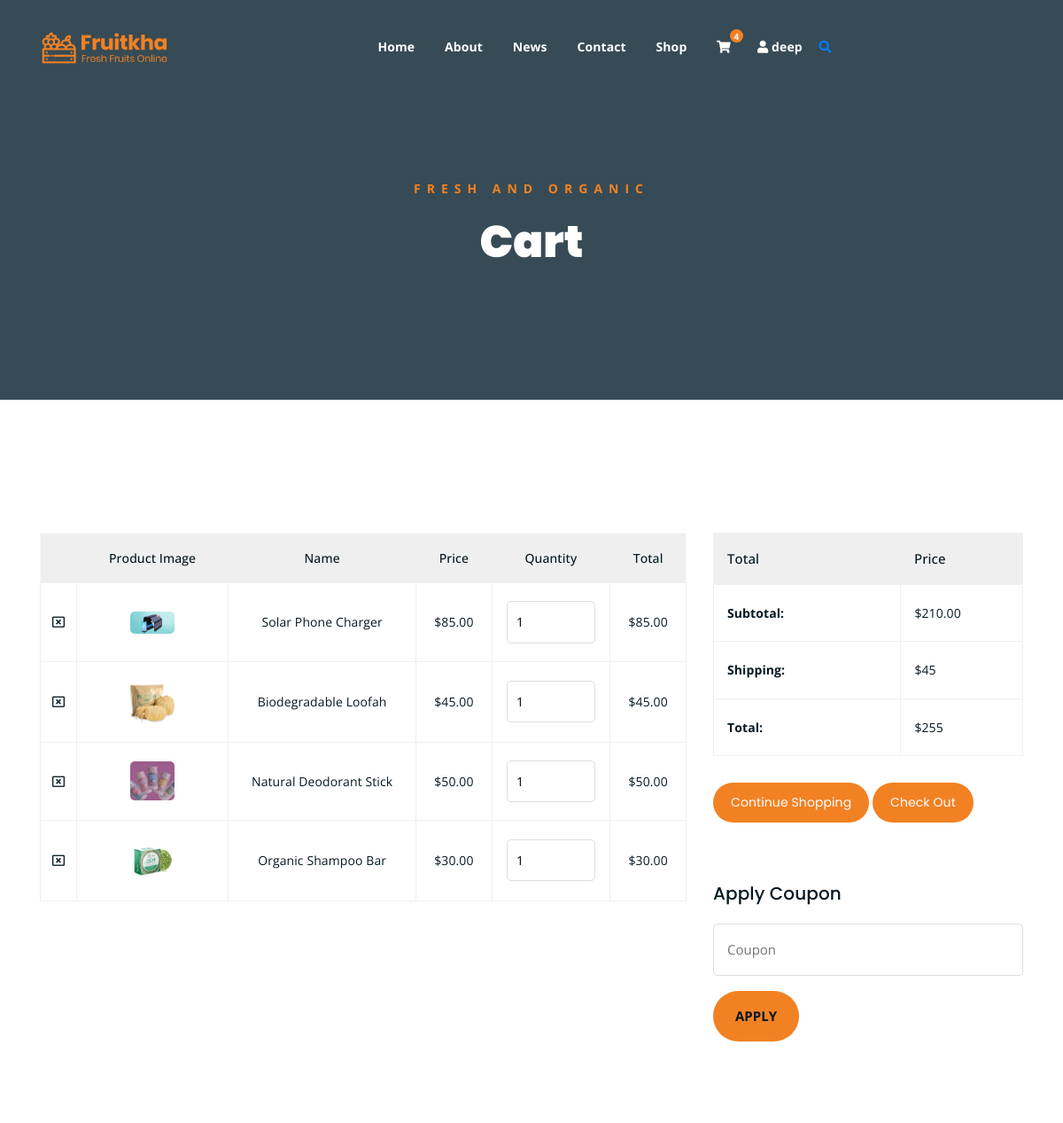
Before: /cart/ (signed in, upper part) with the older database file.
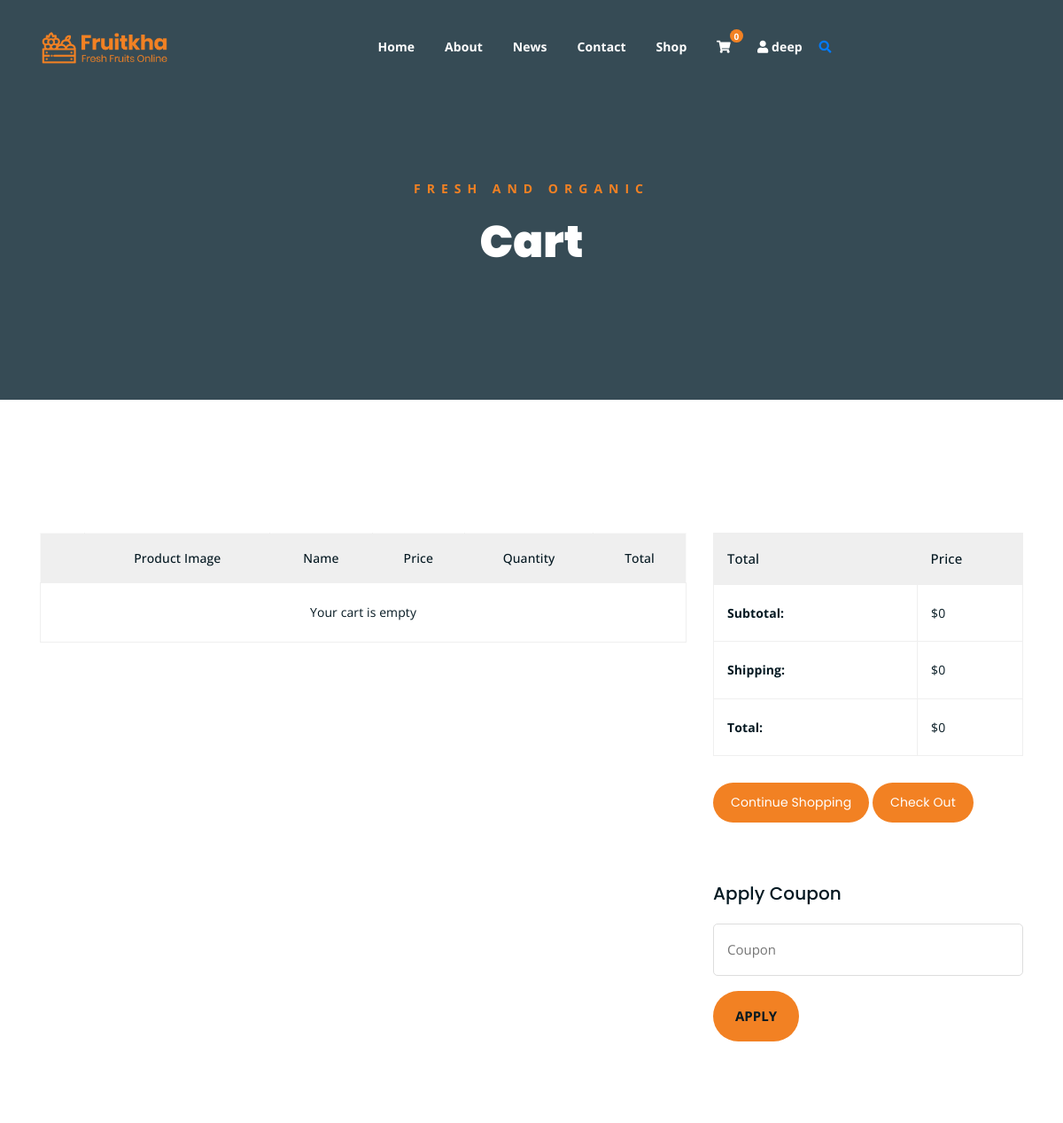
After: the same page with the newer database file.
### app1/models.py (models this page shows, shortened)
class User(AbstractBaseUser, PermissionsMixin):
    email = models.EmailField(_('email address'), unique=True)
    username = models.CharField(_('username'), max_length=30, unique=True)
    first_name = models.CharField(_('first name'), max_length=30)
    last_name = models.CharField(_('last name'), max_length=30)
    date_joined = models.DateTimeField(_('date joined'), default=timezone.now)
    is_active = models.BooleanField(_('active'), default=True)
    is_staff = models.BooleanField(_('staff status'), default=False)
    bio = models.TextField(_('bio'), max_length=500, blank=True)
    profile_picture = models.ImageField(
        _('profile picture'),
        upload_to='profile_pics/',
        blank=True,
        null=True
    )
    groups = models.ManyToManyField(
        'auth.Group',
        verbose_name=_('groups'),
        blank=True,
        help_text=_(
            'The groups this user belongs to. A user will get all permissions '
            'granted to each of their groups.'
        ),
        related_name="custom_user_set",  # Changed to unique name
        related_query_name="custom_user",
    )
    user_permissions = models.ManyToManyField(
        'auth.Permission',
        verbose_name=_('user permissions'),
        blank=True,
        help_text=_('Specific permissions for this user.'),
        related_name="custom_user_permissions_set",  # Changed to unique name
        related_query_name="custom_user_permissions",
    )
    objects = UserManager()
    USERNAME_FIELD = 'email'
    REQUIRED_FIELDS = ['username', 'first_name', 'last_name']
    class Meta:
        verbose_name = _('user')
        verbose_name_plural = _('users')
    @property
    def cart(self):
        cart, created = Cart.objects.get_or_create(user=self)
        return cart

class Cart(models.Model):
    user = models.ForeignKey(settings.AUTH_USER_MODEL, on_delete=models.CASCADE)
    created_at = models.DateTimeField(auto_now_add=True)
    updated_at = models.DateTimeField(auto_now=True)
    @property
    def total_price(self):
        return sum(item.total_price for item in self.items.all())

class CartItem(models.Model):
    cart = models.ForeignKey(Cart, related_name='items', on_delete=models.CASCADE)
    product = models.ForeignKey('Product', on_delete=models.CASCADE)
    quantity = models.PositiveIntegerField(default=1)
    price = models.DecimalField(max_digits=10, decimal_places=2)
    @property
    def total_price(self):
        return Decimal(self.price) * Decimal(self.quantity)

class Product(models.Model):
    CATEGORY_CHOICES = [
        ('Organic Food', 'Organic Food'),
        ('Household Items', 'Household Items'),
        ('Reusable Products', 'Reusable Products'),
        ('Eco Personal Care', 'Eco Personal Care'),
        ('Green Gadgets', 'Green Gadgets'),
        ('other', 'Other'),
    ]
    name = models.CharField(max_length=100)
    description = models.TextField()
    price = models.DecimalField(max_digits=10, decimal_places=2)
    category = models.CharField(max_length=30, choices=CATEGORY_CHOICES)
    image = models.ImageField(upload_to='products/')
    created_at = models.DateTimeField(auto_now_add=True)
    updated_at = models.DateTimeField(auto_now=True)
    class Meta:
        ordering = ['-created_at']

### app1/views.py (the view)
# urls.py: path('cart/', views.cart, name='cart'),
@login_required
def cart(request):
    cart, created = Cart.objects.get_or_create(user=request.user)
    return render(request, 'cart.html', {'cart': cart})

### app1/context_processors.py (called while the page is built)
def cart_count(request):
    if request.user.is_authenticated:
        cart, created = Cart.objects.get_or_create(user=request.user)
        return {'cart_count': cart.items.count()}
    return {'cart_count': 0}

### app1/static/templates/cart.html (shortened to what the changed rows need)
{% extends 'base.html' %}
{% load static %}
{% block content %}
<div class="breadcrumb-section breadcrumb-bg">
    <div class="container">
        <div class="row">
            <div class="col-lg-8 offset-lg-2 text-center">
                <div class="breadcrumb-text">
                    <h1>Cart</h1>
                </div>
            </div>
        </div>
    </div>
</div>
<div class="cart-section mt-150 mb-150">
    <div class="container">
        <div class="row">
            <div class="col-lg-8 col-md-12">
                <div class="cart-table-wrap">
                    <table class="cart-table">
                        <thead class="cart-table-head">
                            <tr class="table-head-row">
                                <th class="product-remove"></th>
                                <th class="product-image">Product Image</th>
                                <th class="product-name">Name</th>
                                <th class="product-price">Price</th>
                                <th class="product-quantity">Quantity</th>
                                <th class="product-total">Total</th>
                            </tr>
                        </thead>
                        <tbody>
                            {% for item in cart.items.all %}
                            <tr class="table-body-row">
                                <td class="product-remove">
                                    <a href="{% url 'remove_from_cart' item.id %}">
                                        <i class="far fa-window-close"></i>
                                    </a>
                                </td>
                                <td class="product-image">
                                    <img src="{{ item.product.image.url }}" alt="{{ item.product.name }}">
                                </td>
                                <td class="product-name">{{ item.product.name }}</td>
                                <td class="product-price">${{ item.price }}</td>
                                <td class="product-quantity">
                                    <form method="post" action="{% url 'update_cart' item.id %}">
                                        <input type="number" name="quantity" value="{{ item.quantity }}" min="1">
                                    </form>
                                </td>
                                <td class="product-total">${{ item.total_price }}</td>
                            </tr>
                            {% empty %}
                            <tr>
                                <td colspan="6" class="text-center">Your cart is empty</td>
                            </tr>
                            {% endfor %}
                        </tbody>
                    </table>
                </div>
            </div>
            <div class="col-lg-4">
                <div class="total-section">
                    <table class="total-table">
                        <thead class="total-table-head">
                            <tr class="table-total-row">
                                <th>Total</th>
                                <th>Price</th>
                            </tr>
                        </thead>
                        <tbody>
                            <tr class="total-data">
                                <td><strong>Subtotal: </strong></td>
                                <td>${{ cart.total_price }}</td>
                            </tr>
                            <tr class="total-data">
                                <td><strong>Shipping: </strong></td>
                                <td>
                                    {% if cart.items.count > 0 %}
                                        $45
                                    {% else %}
                                        $0
                                    {% endif %}
                                </td>
                            </tr>
                            <tr class="total-data">
                                <td><strong>Total: </strong></td>
                                <td>
                                    {% if cart.items.count > 0 %}
                                        ${{ cart.total_price|add:45 }}
                                    {% else %}
                                        $0
                                    {% endif %}
                                </td>
                            </tr>
                        </tbody>
                    </table>
                </div>
            </div>
        </div>
    </div>
</div>
{% endblock %}

### app1/static/templates/base.html (shortened to what this page needs)
{% load static %}
<!DOCTYPE html>
<html lang="en">
<head>
    <link rel="stylesheet" href="{% static 'assets/css/all.min.css' %}">
    <link rel="stylesheet" href="{% static 'assets/bootstrap/css/bootstrap.min.css' %}">
    <link rel="stylesheet" href="{% static 'assets/css/owl.carousel.css' %}">
    <link rel="stylesheet" href="{% static 'assets/css/magnific-popup.css' %}">
    <link rel="stylesheet" href="{% static 'assets/css/animate.css' %}">
    <link rel="stylesheet" href="{% static 'assets/css/meanmenu.min.css' %}">
    <link rel="stylesheet" href="{% static 'assets/css/main.css' %}?v={% now 'U' %}">
    <link rel="stylesheet" href="{% static 'assets/css/responsive.css' %}">
</head>
<body>
    <div class="top-header-area" id="sticker">
        <div class="container">
            <div class="row">
                <div class="col-lg-12 col-sm-12 text-center">
                    <div class="main-menu-wrap">
                        <div class="site-logo">
                            <a href="{% url 'home' %}">
                                <img src="{% static 'assets/img/logo.png' %}" alt="">
                            </a>
                        </div>
                        <nav class="main-menu">
                            <ul>
                                <li class="{% if request.path == '/' %}current-list-item{% endif %}"><a href="{% url 'home' %}">Home</a></li>
                                <li class="{% if request.path == '/about/' %}current-list-item{% endif %}"><a href="{% url 'about' %}">About</a></li>
                                <li class="{% if '/news/' in request.path %}current-list-item{% endif %}"><a href="{% url 'eco_news' %}">News</a></li>
                                <li class="{% if request.path == '/contact/' %}current-list-item{% endif %}"><a href="{% url 'contact' %}">Contact</a></li>
                                <li class="{% if request.path == '/shop/' %}current-list-item{% endif %}"><a href="{% url 'shop' %}">Shop</a></li>
                               <li>
                                    <div class="header-icons">
                                        <a class="shopping-cart" href="{% url 'cart' %}">
                                            <i class="fas fa-shopping-cart"></i>
                                            {% if user.is_authenticated %}
                                                <span class="cart-count">{{ user.cart.items.count }}</span>
                                            {% endif %}
                                        </a>
                                        {% if user.is_authenticated %}
                                            <li class="user-dropdown">
                                                <a class="shopping-cart-1" href="#">
                                                    <i class="fas fa-user"></i>
                                                    <span class="username">{{ user.first_name }}</span>
                                                </a>
                                            </li>
                                        {% endif %}
                                        <a class="mobile-hide search-bar-icon" href="#"><i class="fas fa-search"></i></a>
                                    </div>
                                </li>
                            </ul>
                        </nav>
                    </div>
                </div>
            </div>
        </div>
    </div>
    {% block content %}{% endblock %}
</body>
</html>

Changed rows visible on the page:
removed CartItem: product.image (picture), product.name "Solar Phone Charger", price "85.00", quantity "1", total_price "85.00"
removed CartItem: product.image (picture), product.name "Biodegradable Loofah", price "45.00", quantity "1", total_price "45.00"
removed CartItem: product.image (picture), product.name "Natural Deodorant Stick", price "50.00", quantity "1", total_price "50.00"
removed CartItem: product.image (picture), product.name "Organic Shampoo Bar", price "30.00", quantity "1", total_price "30.00"
changed User "deep": cart.items.count "4" → "0"
shown differently, row unchanged: Cart: total_price "210.00" → "0"; total_price|add "255" → (not shown)
Other visible differences:
text no longer shown: "$45 $"
text now shown: "Your cart is empty $0 $0"
